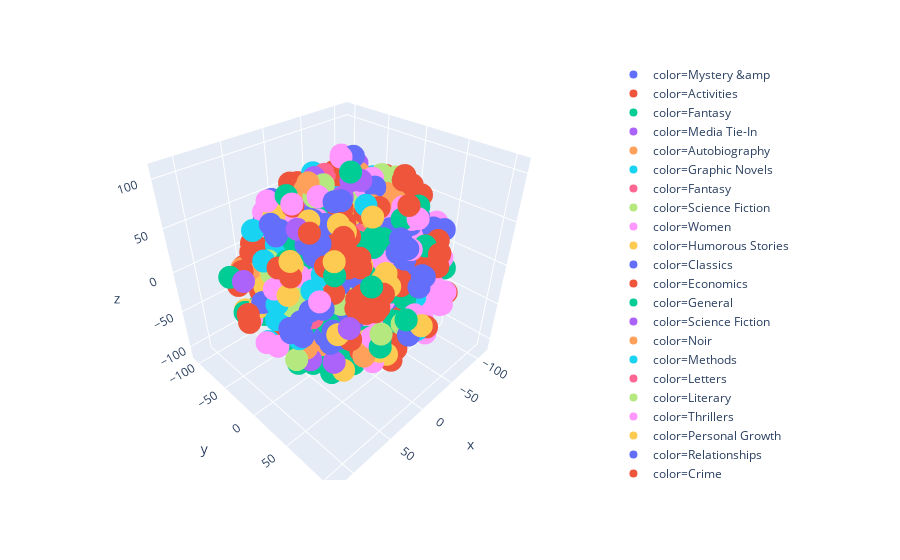

The notebook cell saved with this chart:
### Code cell
px.scatter_3d(x=x,
           y=y,
           z=z,
           color=df["generes"],
           hover_name=df["title"])
